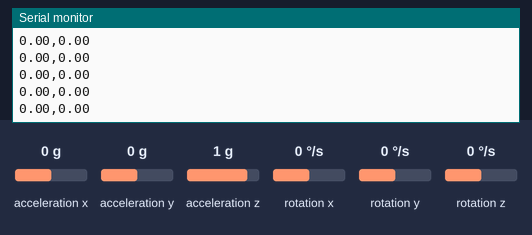
Recording of a sketch running on a simulated Arduino Uno, built with avr-gcc and run on an emulated ATmega328P. Parts: the last lines printed to the serial monitor. The test bench sets the inputs (shaded band); at power-on: acceleration x 0 g, acceleration y 0 g, acceleration z 1 g, rotation x 0 °/s, rotation y 0 °/s, rotation z 0 °/s.

Above: at 4.2 s.
4.3 s: acceleration x set to -1.4 g
At 4.9 s:
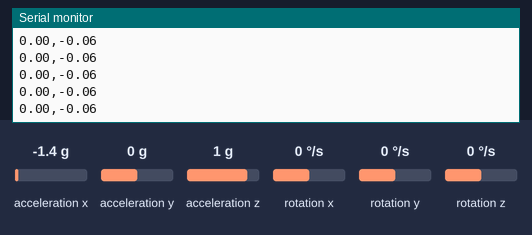
5.8 s: acceleration y set to -1.4 g
At 6.5 s:
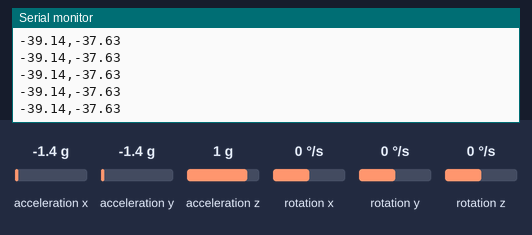
7.3 s: acceleration z set to -1.4 g
At 7.8 s:
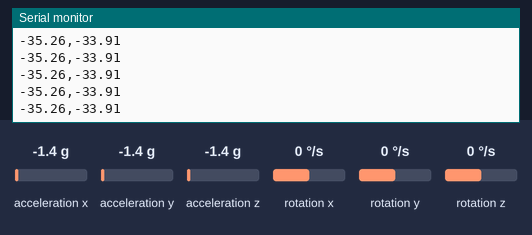
8.8 s: acceleration y set to 0 g
At 9.7 s:
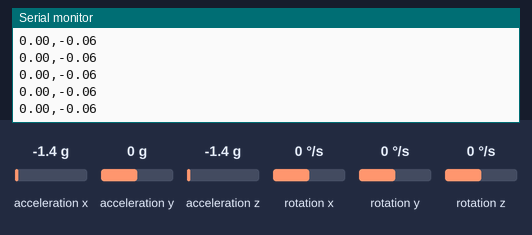
Timing chart, 0 to 10.2 s (numbered marks = the images above; inputs shaded):
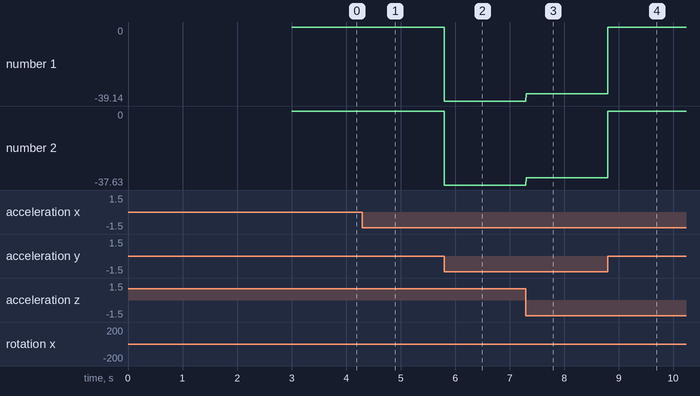

Measured:
- after the input at 4.3 s, the serial monitor: prints a new line at once (image 1)
- after the input at 5.8 s, the serial monitor: prints a new line at once (image 2)
- after the input at 7.3 s, the serial monitor: prints a new line at once (image 3)
- plotted number 1: 0 → -39.14 after the input at 5.8 s, -39.14 → -35.26 after the input at 7.3 s
- plotted number 2: 0 → -0.06 after the input at 4.3 s, -0.06 → -37.63 after the input at 5.8 s, -37.63 → -33.91 after the input at 7.3 s

The sketch:

Problem2-1.ino
```cpp
#include "I2Cdev.h"

#include <MPU6050_tockn.h>
#include <Wire.h>

MPU6050 mpu6050(Wire);


long timer = 0;


// ================================================================
//                          INITIAL SETUP
// ================================================================


void setup() {
  Serial.begin(115200);
  Wire.begin();
  mpu6050.begin();
  mpu6050.calcGyroOffsets(true);
}

// ================================================================
//                        MAIN PROGRAM LOOP
// ================================================================
unsigned long time = 0;
void loop() {
    mpu6050.update();
    double dt = 0.01;
    time = micros();
    float acc = mpu6050.getAccX();
    float gyro = mpu6050.getGyroX();
    float angle = mpu6050.getAngleX();
    float angle_new = 0.96 *(angle + gyro*dt) + 0.04*acc;
    Serial.print(angle);
    Serial.print(",");
    Serial.print(angle_new);
    Serial.println("\n");

}
```

I2C.ino
```cpp
// (licence header left out)
const uint8_t IMUAddress = 0x68; // AD0 is logic low on the PCB
const uint16_t I2C_TIMEOUT = 1000; // Used to check for errors in I2C communication

uint8_t i2cWrite(uint8_t registerAddress, uint8_t data, bool sendStop) {
  return i2cWrite(registerAddress, &data, 1, sendStop); // Returns 0 on success
}

uint8_t i2cWrite(uint8_t registerAddress, uint8_t *data, uint8_t length, bool sendStop) {
  Wire.beginTransmission(IMUAddress);
  Wire.write(registerAddress);
  Wire.write(data, length);
  uint8_t rcode = Wire.endTransmission(sendStop); // Returns 0 on success
  if (rcode) {
    Serial.print(F("i2cWrite failed: "));
    Serial.println(rcode);
  }
  return rcode; // See: http://arduino.cc/en/Reference/WireEndTransmission
}

uint8_t i2cRead(uint8_t registerAddress, uint8_t *data, uint8_t nbytes) {
  uint32_t timeOutTimer;
  Wire.beginTransmission(IMUAddress);
  Wire.write(registerAddress);
  uint8_t rcode = Wire.endTransmission(false); // Don't release the bus
  if (rcode) {
    Serial.print(F("i2cRead failed: "));
    Serial.println(rcode);
    return rcode; // See: http://arduino.cc/en/Reference/WireEndTransmission
  }
  Wire.requestFrom(IMUAddress, nbytes, (uint8_t)true); // Send a repeated start and then release the bus after reading
  for (uint8_t i = 0; i < nbytes; i++) {
    if (Wire.available())
      data[i] = Wire.read();
    else {
      timeOutTimer = micros();
      while (((micros() - timeOutTimer) < I2C_TIMEOUT) && !Wire.available());
      if (Wire.available())
        data[i] = Wire.read();
      else {
        Serial.println(F("i2cRead timeout"));
        return 5; // This error value is not already taken by endTransmission
      }
    }
  }
  return 0; // Success
}
```
